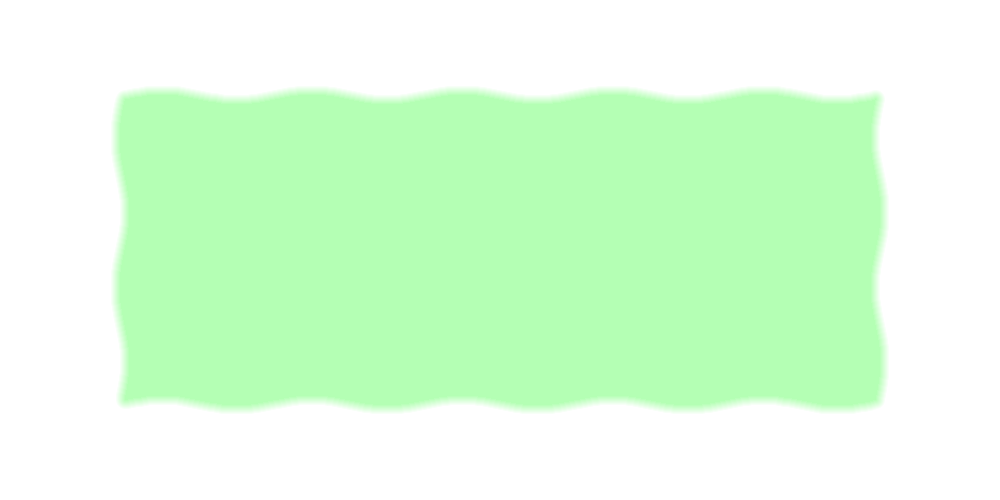

Write Python code to recreate this figure.
import numpy as np
from PIL import Image, ImageDraw
from scipy.ndimage import distance_transform_edt

# 画像サイズ・矩形サイズ
width, height = 1000, 500
rect_w, rect_h = 750, 300
margin_x = (width - rect_w) // 2
margin_y = (height - rect_h) // 2

# 正弦波設定
amplitude = 5
period_px = 150  # 1周期の長さ（px）
points_per_edge = 300

# 正弦波関数（位相調整なし、整数周期数で高さ連続を確保）
def sine_wave(length_px, num_points, amp, base_pos, axis="x"):
    num_cycles = round(length_px / period_px)
    cycle_length = length_px / num_cycles
    points = []
    for i in range(num_points):
        t = i / (num_points - 1)
        s = t * length_px
        angle = 2 * np.pi * (s / cycle_length)
        offset = amp * np.sin(angle)
        if axis == "x":
            points.append((int(base_pos[0] + s), int(base_pos[1] + offset)))
        else:
            points.append((int(base_pos[0] + offset), int(base_pos[1] + s)))
    return points

# 各辺を生成（始点と終点の高さを合わせる）
top = sine_wave(rect_w, points_per_edge, amplitude, (margin_x, margin_y), axis="x")
right = sine_wave(rect_h, points_per_edge, amplitude, (margin_x + rect_w, margin_y), axis="y")
bottom = list(reversed(sine_wave(rect_w, points_per_edge, amplitude, (margin_x, margin_y + rect_h), axis="x")))
left = list(reversed(sine_wave(rect_h, points_per_edge, amplitude, (margin_x, margin_y), axis="y")))

# すべて結合して多角形
points = top + right + bottom + left

# グラデーションマスク生成
mask = Image.new("L", (width, height), 0)
draw_mask = ImageDraw.Draw(mask)
draw_mask.polygon(points, fill=255)

# グラデーション（内向きに透明）
mask_np = np.array(mask)
inv_mask = 255 - mask_np
dist = distance_transform_edt(inv_mask)
fade_range = 10
alpha = np.clip((fade_range - dist) / fade_range * 255, 0, 255).astype(np.uint8)

# RGBA出力
rgba = np.zeros((height, width, 4), dtype=np.uint8)
rgba[..., 0] = 180     # R
rgba[..., 1] = 255     # G
rgba[..., 2] = 180     # B
rgba[..., 3] = alpha   # A

# PIL画像に変換して上下反転
img = Image.fromarray(rgba, mode="RGBA")
img = img.transpose(Image.FLIP_TOP_BOTTOM)

img.save("column.png")